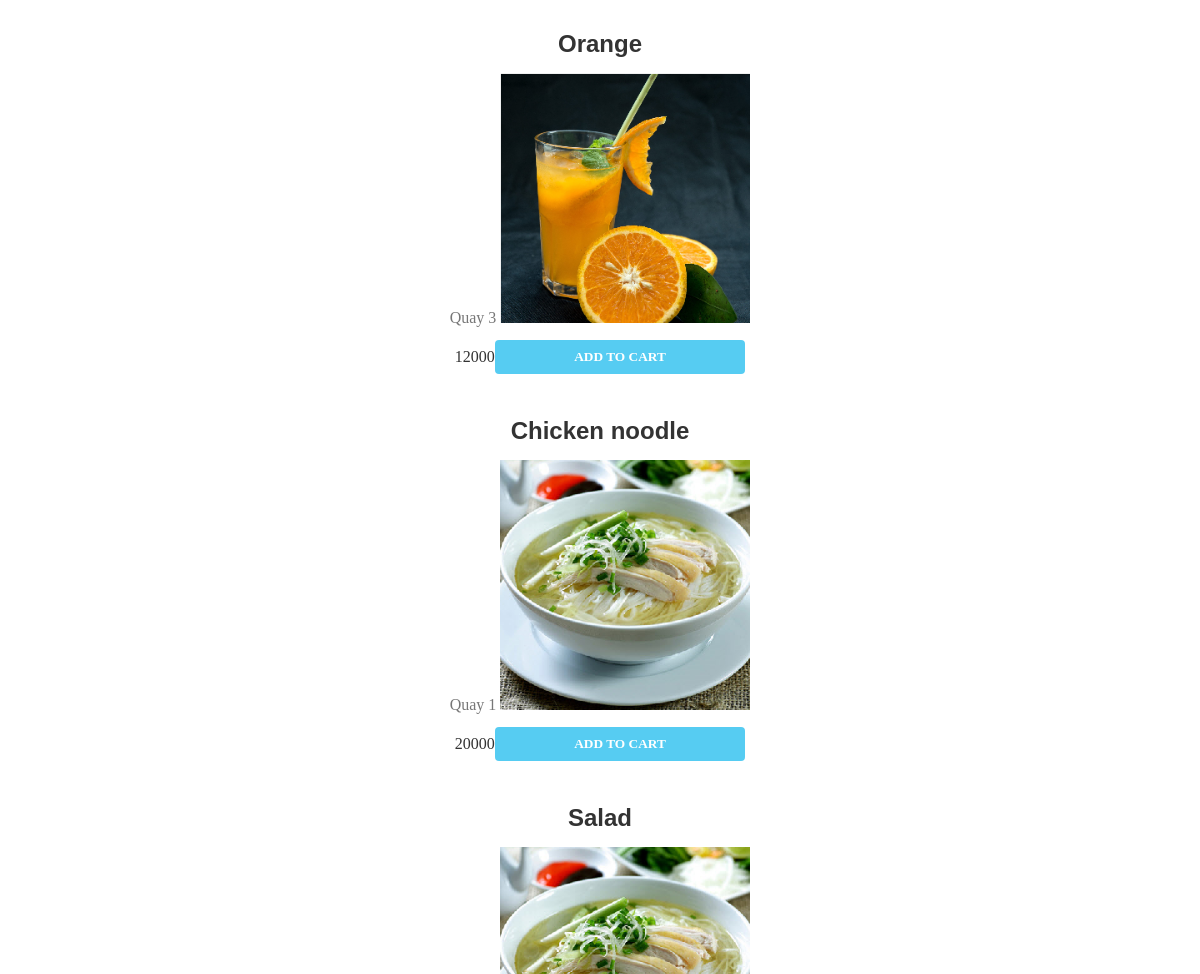
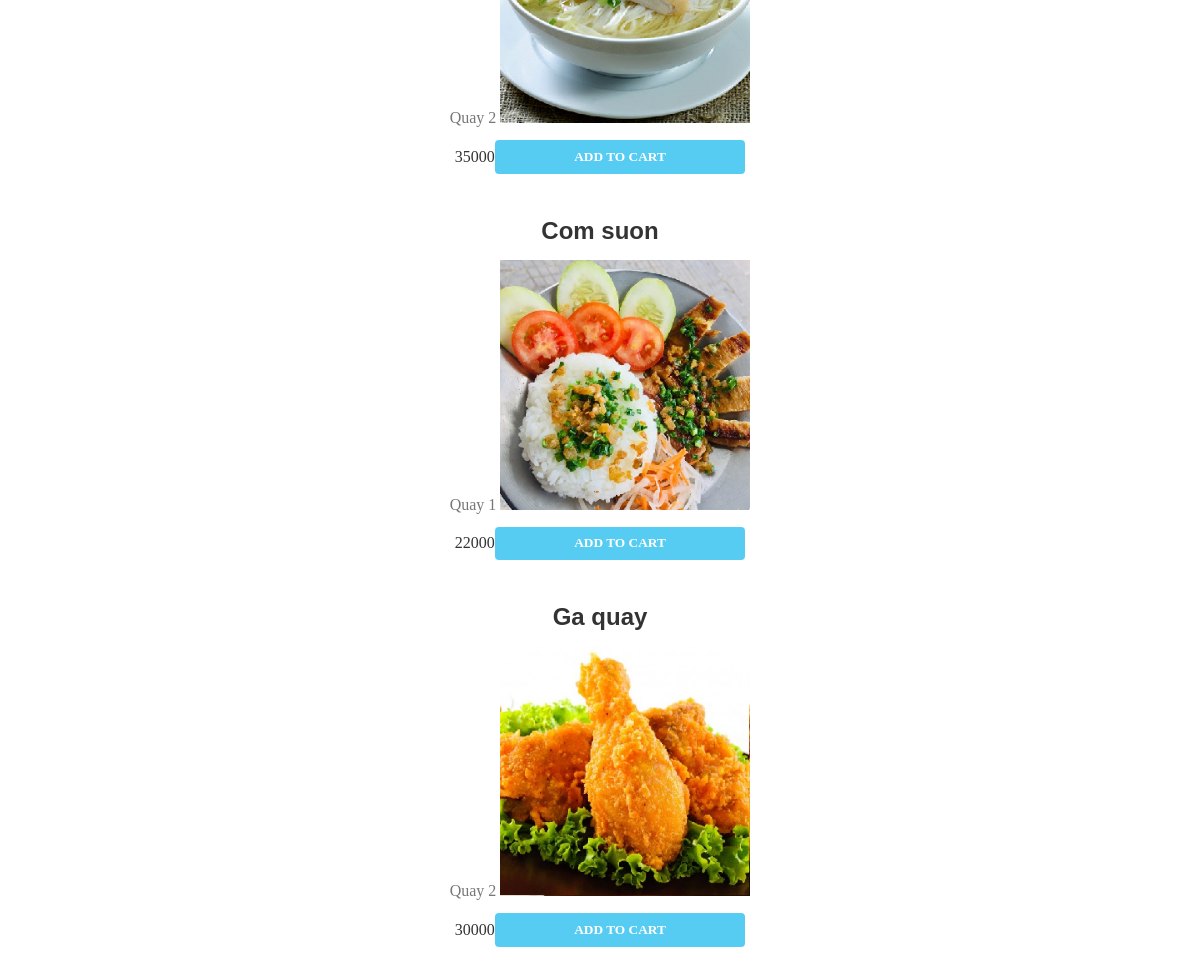
/displayMenu.php, run on an earlier commit of the app's database (2 pictures, top to bottom).
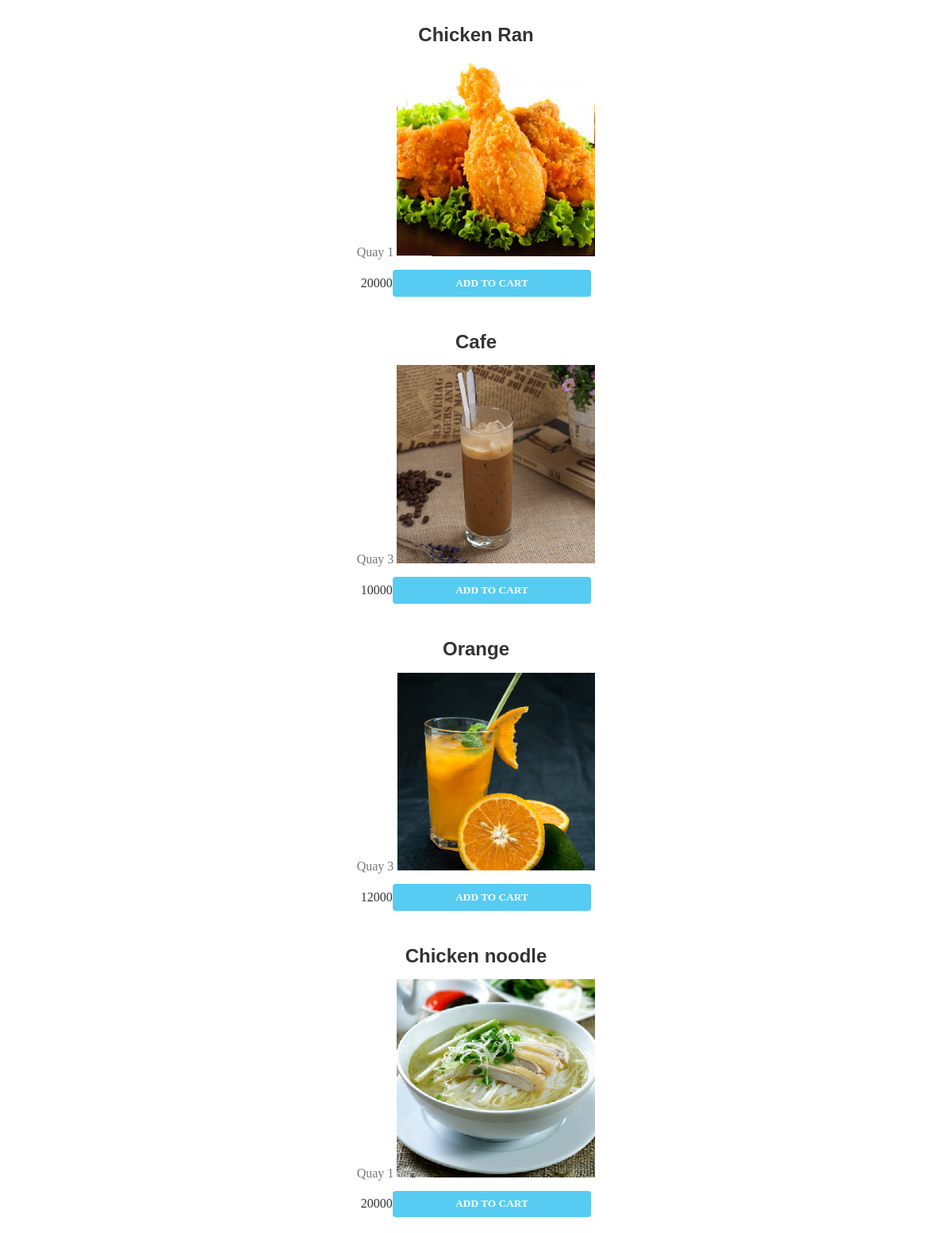
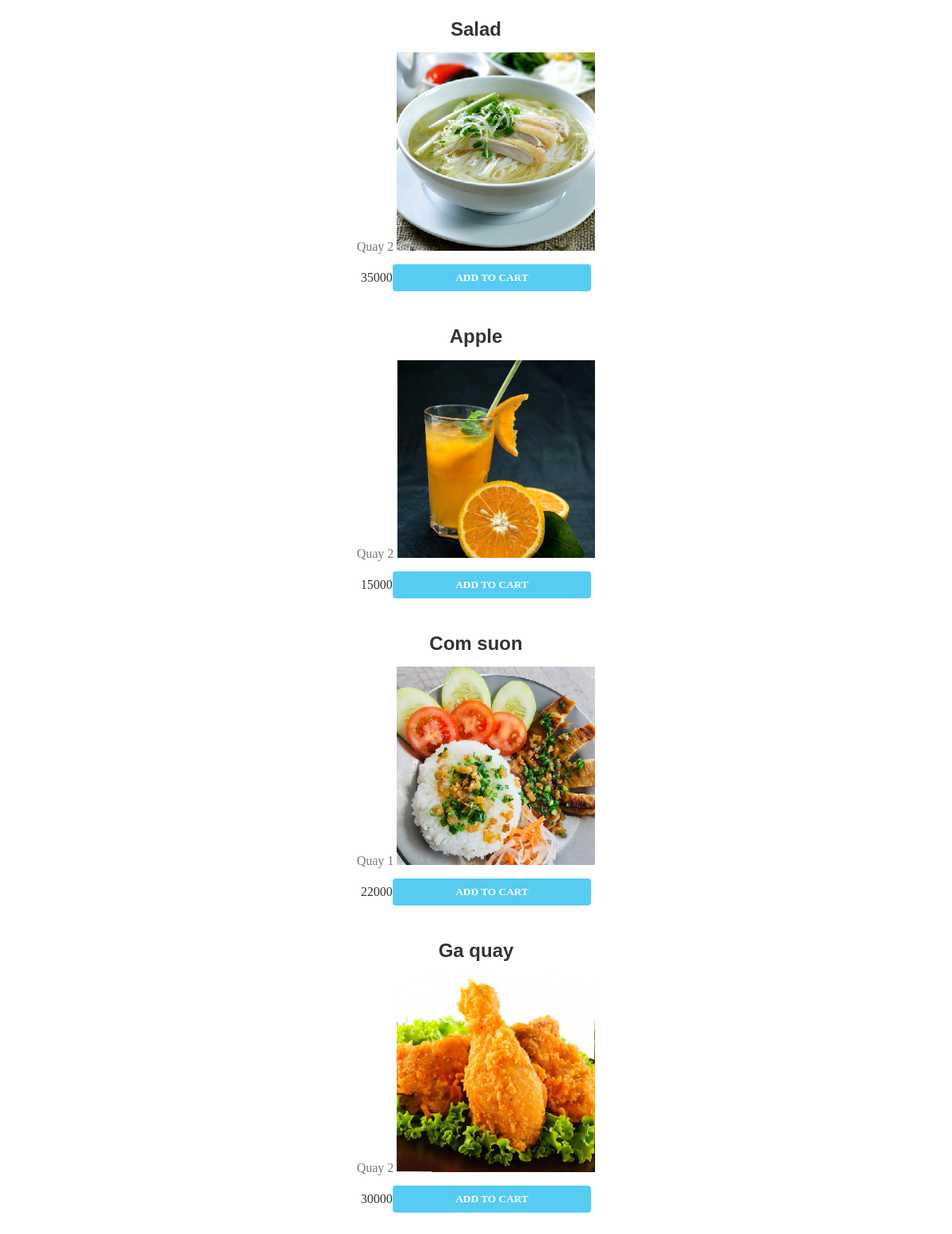
And on a later commit of the database (2 pictures, top to bottom).
### tables this page shows
CREATE TABLE `menu` (
  `id` int(10) UNSIGNED NOT NULL,
  `dishname` varchar(30) NOT NULL,
  `vendor` varchar(30) NOT NULL,
  `price` int(10) UNSIGNED NOT NULL,
  `Avb` int(11) DEFAULT NULL,
  `img` varchar(100) DEFAULT NULL
);

### displayMenu.php (the view, shortened to what this page needs)
<?php
require_once("conection.php");
$sql = "SELECT * FROM menu";
$result = mysqli_query($conn, $sql);
?>
<html lang="en">
<head>
    <link rel="stylesheet" href="styles.css" />
</head>
<body>
    <div class="shop-items">
        <form action="purchase.php" method='post'>
            <?php
            if (mysqli_num_rows($result) > 0) {
                  while($row = mysqli_fetch_assoc($result)) {
                      if($row['Avb'] == 1){
                            $name = $row['dishname'];
                            $vendor = $row['vendor'];
                            $price = $row['price'];
            ?>
                            <div class="shop-item">
                                    <span class="shop-item-title"><?php echo $name?></span>
                                    <span><?php echo $vendor?></span>
                                    <img class="shop-item-image" src=<?php echo $row['img']?> >
                                <div class="shop-item-details">
                                    <span class="shop-item-price"><?php echo $price?></span>
                                    <button class="btn btn-primary shop-item-button" type="submit" name="dish" value=<?php echo $row['id'] ?> >ADD TO CART</button>
                                </div>
                            </div>
            <?php
                        }
                    }
              }   else {
                  echo "No food is available";
              }
            ?>
        </form>
    </div>
</body>
</html>

What changed in the data, as far as the page shows it:
now on this page (row edited): menu: dishname "Chicken Ran", vendor "Quay 1", img (picture), price "20000", $row['id'] 1 (drawn)
now on this page (row edited): menu: dishname "Cafe", vendor "Quay 3", img (picture), price "10000", $row['id'] 2 (drawn)
now on this page (row edited): menu: dishname "Apple", vendor "Quay 2", img (picture), price "15000", $row['id'] 6 (drawn)
